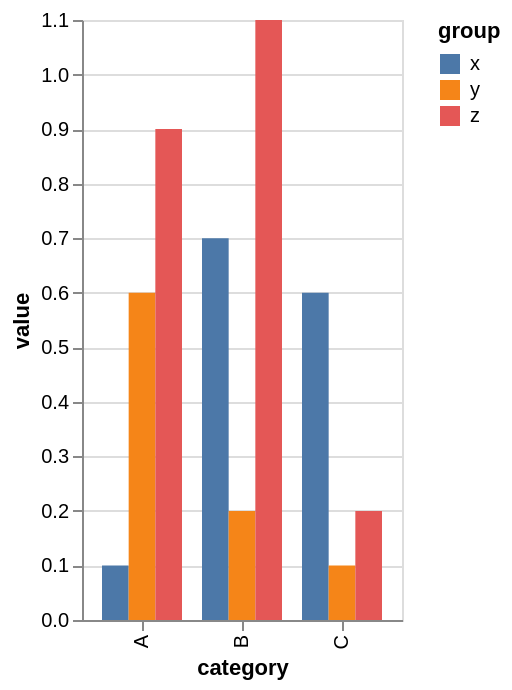

Express this chart as Vega-Lite.
### Vega specification from a JSON file in a GitHub repository (floating-point values rounded to 4 significant figures)
{"$schema": "https://vega.github.io/schema/vega/v6.json", "background": "white", "padding": 5, "height": 300, "style": "cell", "data": [{"name": "source_0", "values": [{"category": "A", "group": "x", "value": 0.1}, {"category": "A", "group": "y", "value": 0.6}, {"category": "A", "group": "z", "value": 0.9}, {"category": "B", "group": "x", "value": 0.7}, {"category": "B", "group": "y", "value": 0.2}, {"category": "B", "group": "z", "value": 1.1}, {"category": "C", "group": "x", "value": 0.6}, {"category": "C", "group": "y", "value": 0.1}, {"category": "C", "group": "z", "value": 0.2}]}, {"name": "data_0", "source": "source_0", "transform": [{"type": "stack", "groupby": ["category", "group"], "field": "value", "sort": {"field": [], "order": []}, "as": ["value_start", "value_end"], "offset": "zero"}, {"type": "filter", "expr": "isValid(datum[\"value\"]) && isFinite(+datum[\"value\"])"}]}], "signals": [{"name": "x_step", "value": 50}, {"name": "width", "update": "bandspace(domain('x').length, 0.2, 0.2) * x_step"}], "marks": [{"name": "marks", "type": "rect", "style": ["bar"], "from": {"data": "data_0"}, "encode": {"update": {"fill": {"scale": "color", "field": "group"}, "ariaRoleDescription": {"value": "bar"}, "description": {"signal": "\"category: \" + (isValid(datum[\"category\"]) ? datum[\"category\"] : \"\"+datum[\"category\"]) + \"; value: \" + (format(datum[\"value\"], \"\")) + \"; group: \" + (isValid(datum[\"group\"]) ? datum[\"group\"] : \"\"+datum[\"group\"])"}, "x": {"scale": "x", "field": "category", "offset": {"scale": "xOffset", "field": "group"}}, "width": {"signal": "max(0.25, bandwidth('xOffset'))"}, "y": {"scale": "y", "field": "value_end"}, "y2": {"scale": "y", "field": "value_start"}}}}], "scales": [{"name": "x", "type": "band", "domain": {"data": "data_0", "field": "category", "sort": true}, "range": {"step": {"signal": "x_step"}}, "paddingInner": 0.2, "paddingOuter": 0.2}, {"name": "y", "type": "linear", "domain": {"data": "data_0", "fields": ["value_start", "value_end"]}, "range": [{"signal": "height"}, 0], "nice": true, "zero": true}, {"name": "xOffset", "type": "band", "domain": {"data": "data_0", "field": "group", "sort": true}, "range": [0, {"signal": "bandwidth('x')"}]}, {"name": "color", "type": "ordinal", "domain": {"data": "data_0", "field": "group", "sort": true}, "range": "category"}], "axes": [{"scale": "y", "orient": "left", "gridScale": "x", "grid": true, "tickCount": {"signal": "ceil(height/40)"}, "domain": false, "labels": false, "aria": false, "maxExtent": 0, "minExtent": 0, "ticks": false, "zindex": 0}, {"scale": "x", "orient": "bottom", "grid": false, "title": "category", "labelAlign": "right", "labelAngle": 270, "labelBaseline": "middle", "zindex": 0}, {"scale": "y", "orient": "left", "grid": false, "title": "value", "labelOverlap": true, "tickCount": {"signal": "ceil(height/40)"}, "zindex": 0}], "legends": [{"fill": "color", "symbolType": "square", "title": "group"}]}
